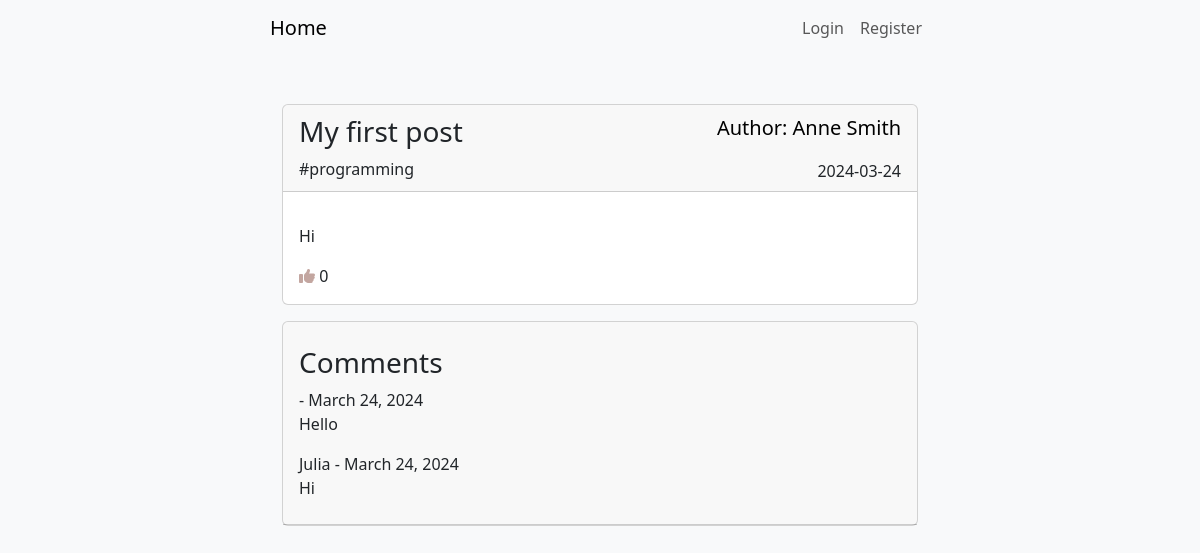
The page /post/13/ on the database its author committed.
### advancedBlog/models.py (models this page shows, shortened)
class Post(models.Model):
    author = models.ForeignKey(User, on_delete=models.CASCADE)
    title = models.CharField(max_length = 150)
    tag = models.CharField(max_length = 150)
    like = models.ManyToManyField(User, related_name='blogPost')
    category = models.CharField(max_length = 150)
    image = models.ImageField(null=True, blank=True, upload_to="images/")
    description = RichTextField(blank=True, null=True)
    date_created = models.DateTimeField(auto_now_add = True)
    date_updated = models.DateTimeField(auto_now = True)
    def totalLikes(self):
        return self.like.count()

class Comments(models.Model):
    post = models.ForeignKey(Post, related_name = "comments", on_delete=models.CASCADE)
    name = models.CharField(max_length=150)
    comment = models.TextField()
    date_created = models.DateTimeField(auto_now_add = True)

### advancedBlog/views.py (the view)
# urls.py: path('post/<int:pk>/', PostDetails.as_view(), name='postDetails'),
class PostDetails(DetailView):
    model = Post
    template_name = 'postDetails.html'
    def get_context_data(self, *args, **kwargs):
        context = super().get_context_data(*args, **kwargs)
        post = context['post']
        totalLikes = post.totalLikes()
        context["totalLikes"] = totalLikes
        return context

### advancedBlog/templates/postDetails.html (shortened to what this page needs)
{% extends "base.html" %}
{% load static %}
{% block content %}
<div class="card mb-3 mt-5">
    <div class="card-header d-flex justify-content-between align-items-center">
      <div>
        <h3 class="fw-light">{{ post.title }}</h3>
        <a class="card-title" style="text-decoration: none;" href="{% url 'categoryFilter' post.category|slugify %}">
          <p class="card-text fw-light mb-0 fs-10">
              #{{ post.category }}
          </p>
        </a>
      </div>
      <div class="text-end">
        <p class="card-text fw-light text-decoration-none text-black fs-5">
          Author: {{ post.author.first_name }} {{ post.author.last_name }}
        </p>
        <p class="card-text fw-light mb-0 fs-10">
          {{ post.date_created|date:'Y-m-d' }}
        </p>
      </div>
    </div>
    <div class="card-body">
      <p class="card-text" align="justify">{{ post.description | safe}}</p>
      {% if request.user.is_authenticated %}
        <form action="{% url 'likedPost' post.pk %}" method="POST">
          {% csrf_token %}
          <button class="btn btn-outline-secondary btn-sm heart-btn" name="post_id", value="{{post.id}}">
            <i class="fa-solid fa-thumbs-up"></i>
          </button>
          {{totalLikes}}
        </form>
      {% else %}
        <i class="fa-solid fa-thumbs-up" style="color: #c3a6a0;"></i>
        {{post.like.count}}
      {% endif %}
    </div>
</div>
<div class="card mb-3 mt-2">
  <div class="card-header d-flex justify-content-between align-items-center">
    <div class="mt-3">
      <h3 class="fw-light">Comments</h3>
      {% for comment in post.comments.all %}
      <div class="mb-3">
          <h7>{{ comment.name }} - {{ comment.date_created|date:"F d, Y" }} </h7>
          <p>{{ comment.comment }}</p>
      </div>
      {% empty %}
        <p>No comments yet.</p>
      {% endfor %}
    </div>
  </div>
</div>
{% endblock %}

### rows shown on the page
Post: title "My first post", category "programming", author.first_name "Anne", author.last_name "Smith", date_created "2024-03-24", description "Hi", like.count "0"
Comments: date_created "March 24, 2024", comment "Hello"
Comments: name "Julia", date_created "March 24, 2024", comment "Hi"
